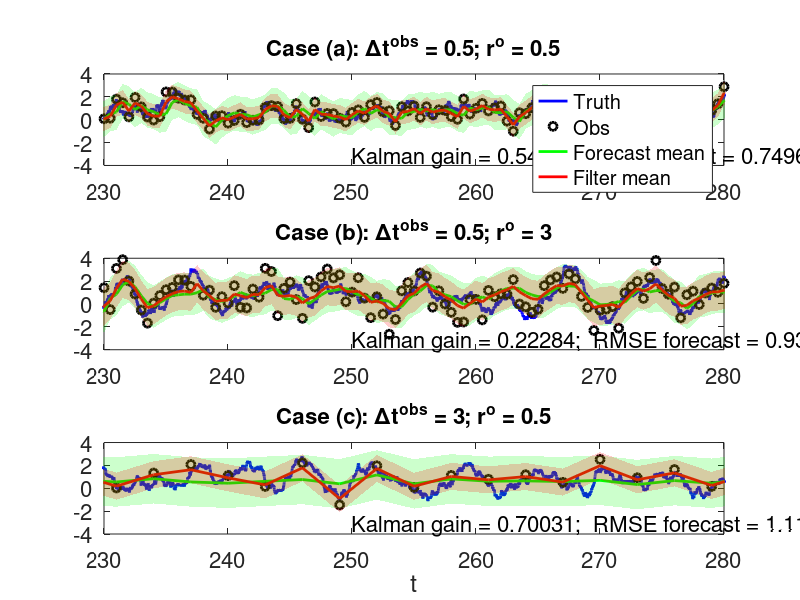

MATLAB code to generate this figure:
% Chapter 5
% Kalman filter in one dimension

rng(1); % fix the random number seed
figure
N = 100000; % total number of time steps
dt = 0.005; % numerical integration time step
u = zeros(1,N); % state variable 
% parameters in the linear Gaussian SDE
gamma = 0.4; 
omega_0 = 1;
f_0 = 2;
f_1 = 0;
omega_1 = 0;
sigma = 1;
g = 1; % observational operator
for k = 1:3 % considering three different cases with different observational time step (dt_obs) and the observations noise (r_o) 
    if k == 1
        dt_obs = 0.5;
        r_o = 0.5;
    elseif k == 2
        dt_obs = 0.5;
        r_o = 3;
    elseif k == 3
        dt_obs = 3;
        r_o = 0.5;
    end
    gap = round(dt_obs/dt); % number of numerical integration time steps between every two observations
    for i = 2:N % generating the true signal: integrating the model forward
        u(i) = u(i-1) + ( (-gamma + 1i * omega_0) * u(i-1) + f_0 + f_1 * exp(1i * omega_1 * dt * i)) * dt + sigma * sqrt(dt) * (randn + 1i*randn)/sqrt(2);
    end
    u_truth = u(1:gap:N); % true values at the observational time instants
    L = length(u_truth);
    u_obs = u_truth + (randn(1,L) + 1i * randn(1,L)) / sqrt(2) * sqrt(r_o); % polluted observations
    % introducing variables to save the forecast (pred) and analysis (filter) results 
    u_pred_mean = zeros(1,L); 
    u_pred_var = zeros(1,L);
    u_filter_mean = zeros(1,L);
    u_filter_var = zeros(1,L);
    Kalman_Gain = zeros(1,L); % Kalman gain
    % the for loop repeats the run from one observational time instant to
    % the next one 
    for i = 2:L
        % computing the forecast solution using the analytic expressions
        u_pred_mean(i) = u_filter_mean(i-1) * exp( (-gamma + 1i * omega_0) * dt_obs ) + f_0/(gamma-1i*omega_0) * (1 - exp( (-gamma + 1i * omega_0) * dt_obs) ) ...
            + f_1 * exp(1i*omega_1 * (i*dt_obs+dt))/(gamma + 1i * (-omega_0 + omega_1)) * (1 - exp( -(gamma + 1i * omega_1 - 1i * omega_0) * dt_obs)); 
        u_pred_var(i) = u_filter_var(i-1) * exp(-2 * gamma * dt_obs) + sigma^2/2/gamma * (1 - exp(-2 * gamma * dt_obs));
        % computing the Kalman gain
        Kalman_Gain(i) = g * u_pred_var(i)/(r_o + g^2 * u_pred_var(i));
        % computing the posterior solution
        u_filter_mean(i) = (1-Kalman_Gain(i)*g) * u_pred_mean(i) + Kalman_Gain(i) * u_obs(i);
        u_filter_var(i) = (1-Kalman_Gain(i)*g) * u_pred_var(i);
    end
    tt = dt:dt_obs:N*dt;
    % computing the root-mean-squared error (RMSE) for the forecast and
    % filtering results based on the solutions at the observational time
    % instants, comparing with the true values there
    RMSE_pred = sqrt(sum((u_truth - u_pred_mean).* conj((u_truth - u_pred_mean)))/L);
    RMSE_filter = sqrt(sum((u_truth - u_filter_mean).* conj((u_truth - u_filter_mean)))/L);
    % showing the results
    subplot(3,1,k)
    hold on
    plot(dt:dt:N*dt,u,'b','linewidth',2)
    plot(dt:dt_obs:N*dt,u_obs,'ko','linewidth',2)
    plot(dt:dt_obs:N*dt,u_pred_mean,'g','linewidth',2)
    plot(dt:dt_obs:N*dt,u_filter_mean,'r','linewidth',2)   
    % showing the 95% confidence interval using the prior/posterior standard deviation
    patch([tt,tt(end:-1:1)], [u_pred_mean+2*sqrt(u_pred_var),u_pred_mean(end:-1:1)-2*sqrt(u_pred_var(end:-1:1))],'g','facealpha',0.2,'linestyle','none');
    patch([tt,tt(end:-1:1)], [u_filter_mean+2*sqrt(u_filter_var),u_filter_mean(end:-1:1)-2*sqrt(u_filter_var(end:-1:1))],'r','facealpha',0.2,'linestyle','none');    
    xlim([230,280])
    box on
    set(gca,'fontsize',16)
    if k == 1
        legend('Truth','Obs','Forecast mean','Filter mean')
    end
    if k == 3
        xlabel('t')
    end
    ylim([-4,4])
    text(250,-3.3,['Kalman gain = ', num2str(Kalman_Gain(end)),';  RMSE forecast = ',num2str(RMSE_pred), ';  RMSE filter = ',num2str(RMSE_filter)],'fontsize',16)
    if k == 1
        title(['Case (a): \Delta{t}^{obs} = ',num2str(dt_obs),'; r^o = ',num2str(r_o)],'fontsize',16)
    elseif k == 2
        title(['Case (b): \Delta{t}^{obs} = ',num2str(dt_obs),'; r^o = ',num2str(r_o)],'fontsize',16)
    else
        title(['Case (c): \Delta{t}^{obs} = ',num2str(dt_obs),'; r^o = ',num2str(r_o)],'fontsize',16)
    end
end